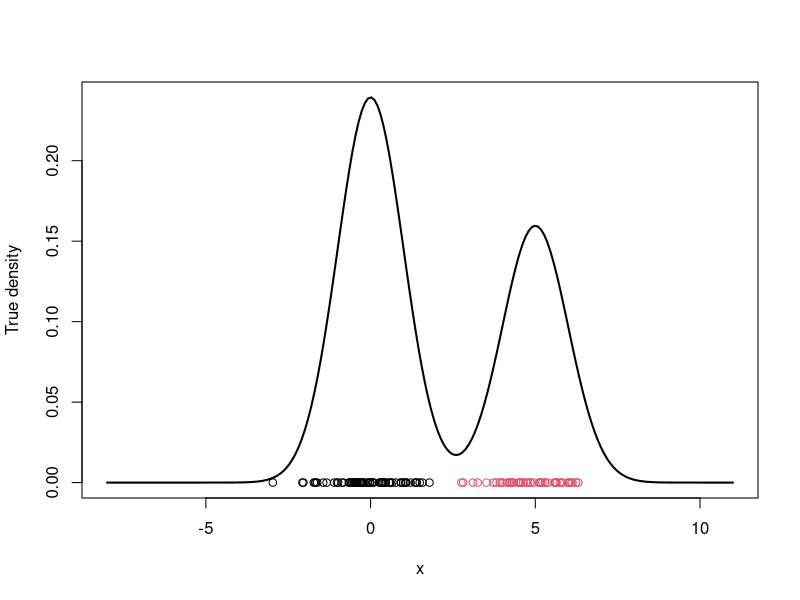
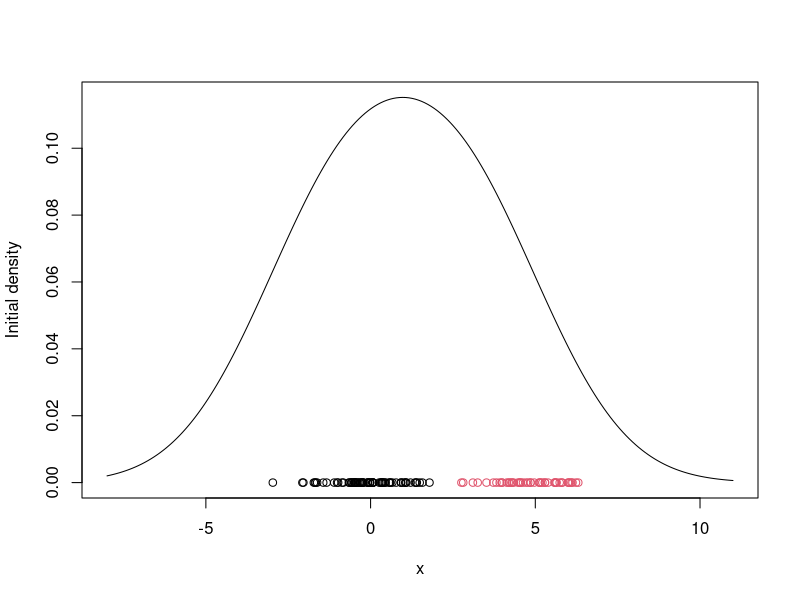
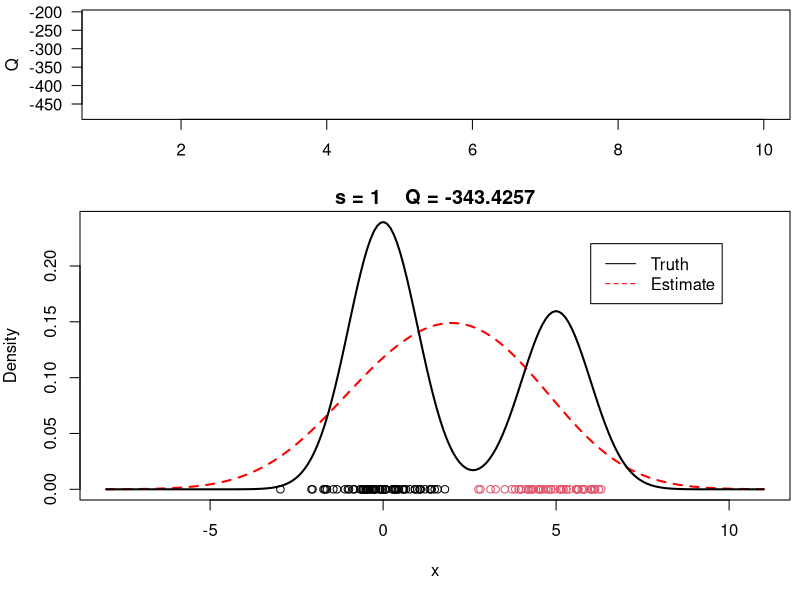
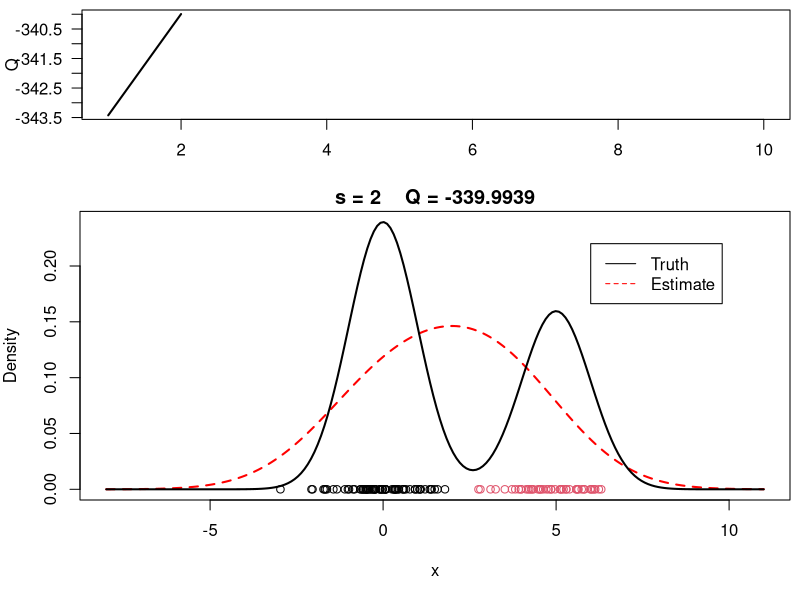
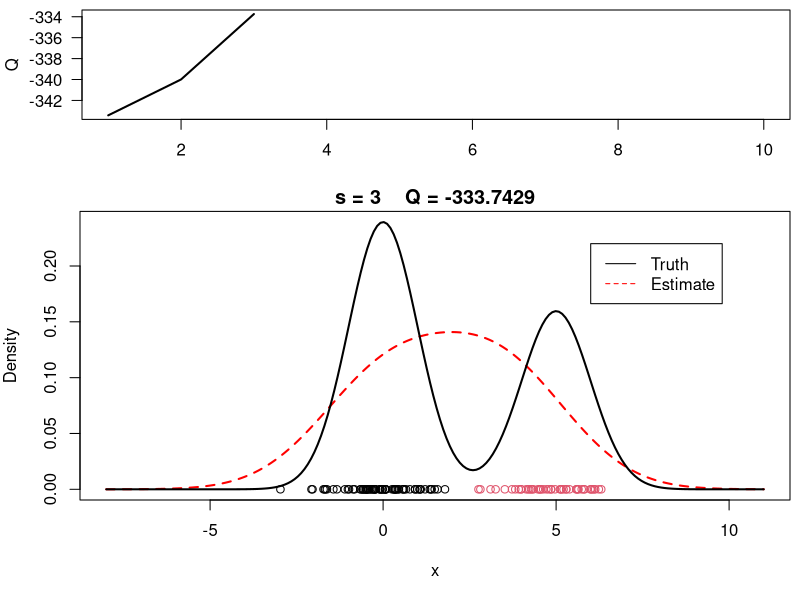
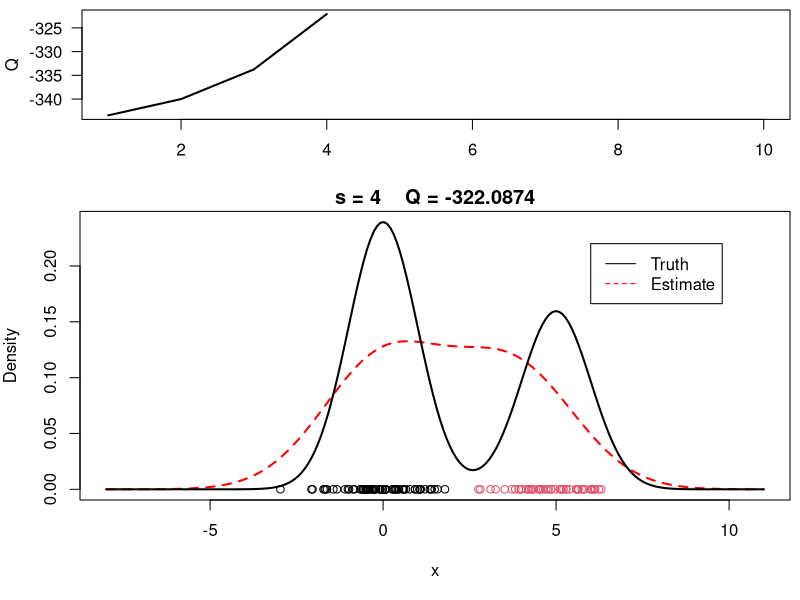
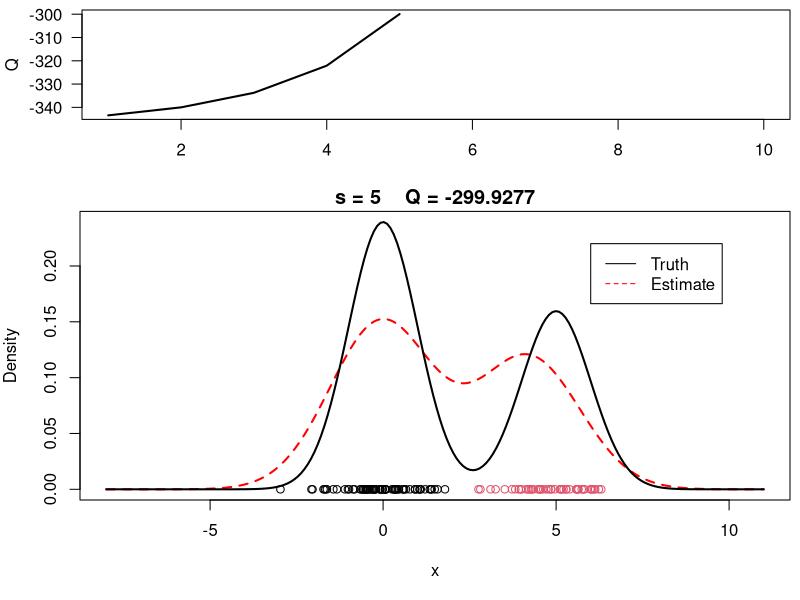
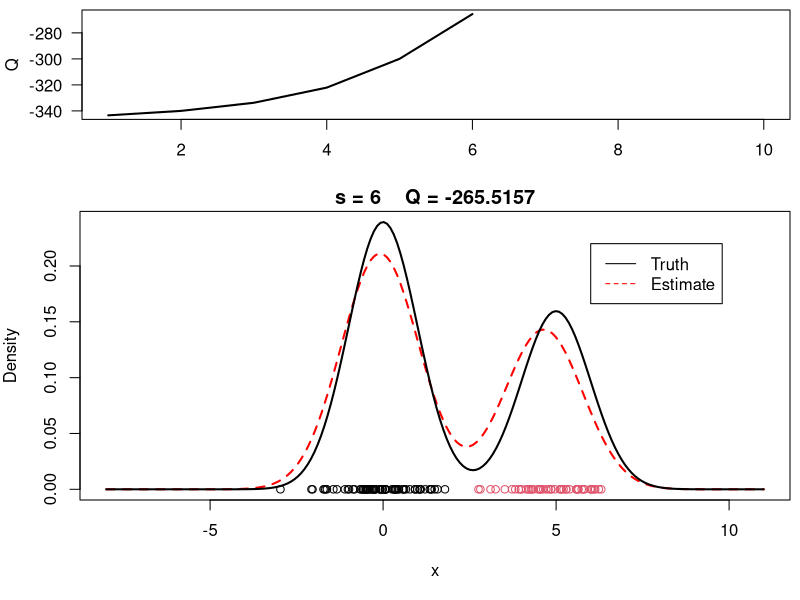

Generate these figures, in order, with R:
#### Example of an EM algorithm for fitting a location mixture of 2 Gaussian components
#### The algorithm is tested using simulated data

## Clear the environment and load required libraries
rm(list = ls())
set.seed(81196) # So that results are reproducible (same simulated data every time)

## Generate data from a mixture with 2 components
KK = 2
w.true = 0.6 # True weights associated with the components
mu.true = rep(0, KK)
mu.true[1] = 0 # True mean for the first component
mu.true[2] = 5 # True mean for the second component
sigma.true = 1 # True standard deviation of all components
n = 120 # Number of observations to be generated
cc = sample(1:KK, n, replace = T, prob = c(w.true, 1 - w.true))
x = rep(0, n)
for (i in 1:n) {
  x[i] = rnorm(1, mu.true[cc[i]], sigma.true)
}

# Plot the true density
par(mfrow = c(1, 1))
xx.true = seq(-8, 11, length = 200)
yy.true = w.true * dnorm(xx.true, mu.true[1], sigma.true) +
  (1 - w.true) * dnorm(xx.true, mu.true[2], sigma.true)
plot(xx.true, yy.true, type = "l", xlab = "x", ylab = "True density", lwd = 2)
points(x, rep(0, n), col = cc)

## Run the actual EM algorithm
## Initialize the parameters
w = 1 / 2 # Assign equal weight to each component to start with
mu = rnorm(KK, mean(x), sd(x)) # Random cluster centers randomly spread over the support of the data
sigma = sd(x) # Initial standard deviation

# Plot the initial guess for the density
xx = seq(-8, 11, length = 200)
yy = w * dnorm(xx, mu[1], sigma) + (1 - w) * dnorm(xx, mu[2], sigma)
plot(xx, yy, type = "l", ylim = c(0, max(yy)), xlab = "x", ylab = "Initial density")
points(x, rep(0, n), col = cc)

s = 0
sw = FALSE
QQ = -Inf
QQ.out = NULL
epsilon = 10^(-5)


## Checking convergence of the algorithm
while (!sw) {
  ## E step
  v = array(0, dim = c(n, KK))
  v[, 1] = log(w) + dnorm(x, mu[1], sigma, log = TRUE) # Compute the log of the weights
  v[, 2] = log(1 - w) + dnorm(x, mu[2], sigma, log = TRUE) # Compute the log of the weights
  for (i in 1:n) {
    v[i, ] = exp(v[i, ] - max(v[i, ])) / sum(exp(v[i, ] - max(v[i, ]))) # Go from logs to actual weights in a numerically stable manner
  }

  ## M step
  # Weights
  w = mean(v[, 1])
  mu = rep(0, KK)
  for (k in 1:KK) {
    for (i in 1:n) {
      mu[k] = mu[k] + v[i, k] * x[i]
    }
    mu[k] = mu[k] / sum(v[, k])
  }
  # Standard deviations
  sigma = 0
  for (i in 1:n) {
    for (k in 1:KK) {
      sigma = sigma + v[i, k] * (x[i] - mu[k])^2
    }
  }
  sigma = sqrt(sigma / sum(v))

  ## Check convergence
  QQn = 0
  for (i in 1:n) {
    QQn = QQn + v[i, 1] * (log(w) + dnorm(x[i], mu[1], sigma, log = TRUE)) +
      v[i, 2] * (log(1 - w) + dnorm(x[i], mu[2], sigma, log = TRUE))
  }
  if (abs(QQn - QQ) / abs(QQn) < epsilon) {
    sw = TRUE
  }
  QQ = QQn
  QQ.out = c(QQ.out, QQ)
  s = s + 1
  print(paste(s, QQn))

  # Plot current estimate over data
  layout(matrix(c(1, 2), 2, 1), widths = c(1, 1), heights = c(1.3, 3))
  par(mar = c(3.1, 4.1, 0.5, 0.5))
  plot(QQ.out[1:s], type = "l", xlim = c(1, max(10, s)), las = 1, ylab = "Q", lwd = 2)

  par(mar = c(5, 4, 1.5, 0.5))
  xx = seq(-8, 11, length = 200)
  yy = w * dnorm(xx, mu[1], sigma) + (1 - w) * dnorm(xx, mu[2], sigma)
  plot(xx, yy, type = "l", ylim = c(0, max(c(yy, yy.true))), main = paste("s =", s, "   Q =", round(QQ.out[s], 4)), lwd = 2, col = "red", lty = 2, xlab = "x", ylab = "Density")
  lines(xx.true, yy.true, lwd = 2)
  points(x, rep(0, n), col = cc)
  legend(6, 0.22, c("Truth", "Estimate"), col = c("black", "red"), lty = c(1, 2))
}


# Plot final estimate over data
layout(matrix(c(1, 2), 2, 1), widths = c(1, 1), heights = c(1.3, 3))
par(mar = c(3.1, 4.1, 0.5, 0.5))
plot(QQ.out[1:s], type = "l", xlim = c(1, max(10, s)), las = 1, ylab = "Q", lwd = 2)

par(mar = c(5, 4, 1.5, 0.5))
xx = seq(-8, 11, length = 200)
yy = w * dnorm(xx, mu[1], sigma) + (1 - w) * dnorm(xx, mu[2], sigma)
plot(xx, yy, type = "l", ylim = c(0, max(c(yy, yy.true))), main = paste("s =", s, "   Q =", round(QQ.out[s], 4)), lwd = 2, col = "red", lty = 2, xlab = "x", ylab = "Density")
lines(xx.true, yy.true, lwd = 2)
points(x, rep(0, n), col = cc)
legend(6, 0.22, c("Truth", "Estimate"), col = c("black", "red"), lty = c(1, 2), bty = "n")
